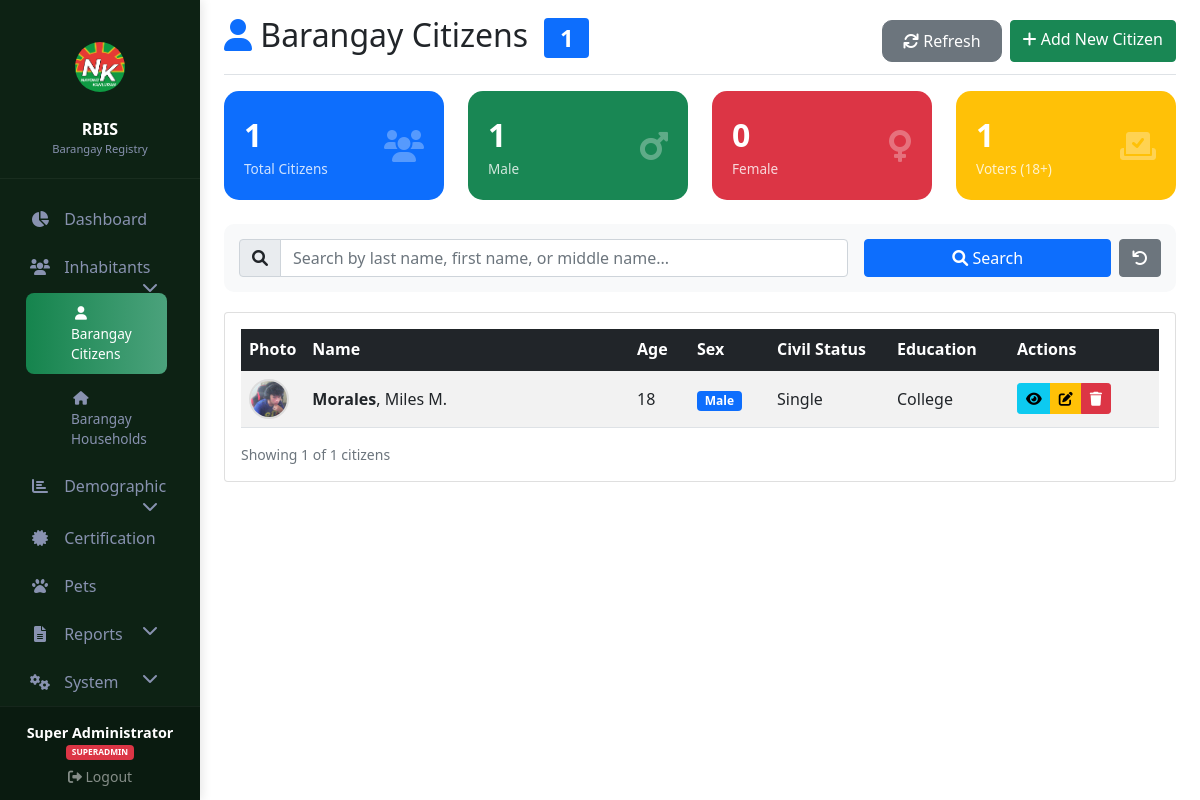
Before: /inhabitants/citizens/index.php (signed in) with the older database file.
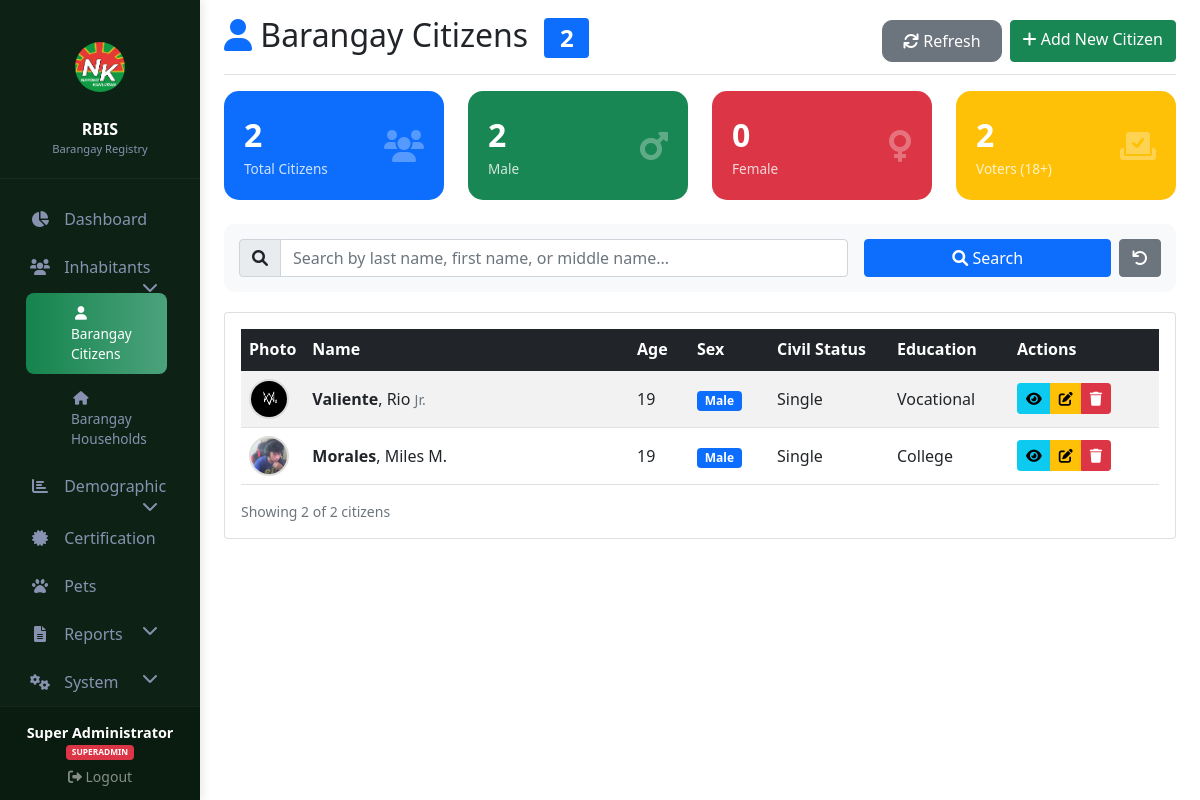
After: the same page with the newer database file.
### tables this page shows
CREATE TABLE `individual_records` (
  `id` int(11) NOT NULL,
  `last_name` varchar(50) NOT NULL,
  `first_name` varchar(50) NOT NULL,
  `middle_name` varchar(50) DEFAULT NULL,
  `ext_name` varchar(10) DEFAULT NULL,
  `place_of_birth` varchar(100) DEFAULT NULL,
  `date_of_birth` date DEFAULT NULL,
  `age` int(11) DEFAULT NULL,
  `sex` enum('Male','Female','Other') NOT NULL,
  `civil_status` enum('Single','Married','Widowed','Divorced','Separated') NOT NULL,
  `highest_education` enum('Elementary','High School','Vocational','College','Post Graduate','Doctorate') DEFAULT NULL,
  `profile_picture` varchar(255) DEFAULT NULL,
  `created_by` int(11) DEFAULT NULL,
  `created_at` timestamp NOT NULL DEFAULT current_timestamp(),
  `updated_at` timestamp NOT NULL DEFAULT current_timestamp() ON UPDATE current_timestamp(),
  `educational_status` varchar(50) DEFAULT NULL,
  `philsys_number` varchar(50) DEFAULT NULL,
  `email` varchar(100) DEFAULT NULL,
  `mobile_number` varchar(20) DEFAULT NULL,
  `telephone_number` varchar(20) DEFAULT NULL,
  `region` varchar(100) DEFAULT NULL,
  `province` varchar(100) DEFAULT NULL,
  `city_municipality` varchar(100) DEFAULT NULL,
  `barangay_address` varchar(100) DEFAULT NULL,
  `house_address` varchar(100) DEFAULT NULL,
  `street` varchar(100) DEFAULT NULL,
  `subdivision` varchar(100) DEFAULT NULL,
  `zip_code` varchar(10) DEFAULT NULL,
  `blood_type` varchar(10) DEFAULT NULL,
  `weight` decimal(5,2) DEFAULT NULL,
  `height` varchar(50) DEFAULT NULL,
  `citizenship` varchar(50) DEFAULT NULL,
  `registered_voter` tinyint(1) DEFAULT 0,
  `voter_not_resident` tinyint(1) DEFAULT 0,
  `ethnicity` varchar(50) DEFAULT NULL,
  `position_in_household` varchar(50) DEFAULT NULL,
  `mother_maiden_name` varchar(100) DEFAULT NULL,
  `has_pet` tinyint(1) DEFAULT 0,
  `sectors` text DEFAULT NULL,
  `sector_other` varchar(100) DEFAULT NULL,
  `profession` varchar(100) DEFAULT NULL
);

### config.php (called while the page is built, shortened)
<?php
function hasPermission($module, $action = 'view') {
    $user_role = $_SESSION['role'] ?? 'enumerator';
    $permissions = [
        'superadmin' => [
            'dashboard' => ['view'],
            'inhabitants' => ['view', 'add', 'edit', 'delete'],
            'demographic' => ['view'],
            'certification' => ['view', 'add', 'edit', 'delete'],
            'extras' => ['view', 'add', 'edit', 'delete'],
            'reports' => ['view', 'generate'],
            'system' => ['view', 'manage', 'sql_execute']
        ],
        'admin' => [
            'dashboard' => ['view'],
            'inhabitants' => ['view', 'add', 'edit', 'delete'],
            'demographic' => ['view'],
            'certification' => ['view', 'add', 'edit', 'delete'],
            'extras' => ['view', 'add', 'edit', 'delete'],
            'reports' => ['view', 'generate'],
            'system' => ['view_users']
        ],
        'editor' => [
            'dashboard' => ['view'],
            'inhabitants' => ['view', 'add', 'edit', 'delete'],
            'demographic' => ['view', 'add', 'edit', 'delete'],
            'certification' => ['view', 'add', 'edit', 'delete'],
            'extras' => ['view', 'add', 'edit', 'delete'],
            'reports' => ['view', 'generate']
        ],
        'enumerator' => [
            'dashboard' => ['view'],
            'inhabitants' => ['view', 'add', 'edit'],
            'demographic' => ['view'],
            'certification' => ['view', 'add']
        ]
    ];
    return isset($permissions[$user_role][$module]) &&
           in_array($action, $permissions[$user_role][$module]);
}
?>

### inhabitants/citizens/index.php (the view, shortened to what the changed rows need)
<?php
require_once '../../config.php';
$pdo = getDB();
$search = isset($_GET['search']) ? trim($_GET['search']) : '';
$page = isset($_GET['page']) ? (int)$_GET['page'] : 1;
$limit = 20;
$offset = ($page - 1) * $limit;
if (!empty($search)) {
    $count_stmt = $pdo->prepare("SELECT COUNT(*) FROM individual_records WHERE last_name LIKE ? OR first_name LIKE ? OR middle_name LIKE ?");
    $search_param = "%$search%";
    $count_stmt->execute([$search_param, $search_param, $search_param]);
    $total = $count_stmt->fetchColumn();
    $stmt = $pdo->prepare("SELECT * FROM individual_records WHERE last_name LIKE ? OR first_name LIKE ? OR middle_name LIKE ? ORDER BY created_at DESC LIMIT $limit OFFSET $offset");
    $stmt->execute([$search_param, $search_param, $search_param]);
    $citizens = $stmt->fetchAll();
} else {
    $total = $pdo->query("SELECT COUNT(*) FROM individual_records")->fetchColumn();
    $stmt = $pdo->query("SELECT * FROM individual_records ORDER BY created_at DESC LIMIT $limit OFFSET $offset");
    $citizens = $stmt->fetchAll();
}
?>
<!DOCTYPE html>
<html lang="en">
<head>
    <link href="https://cdn.jsdelivr.net/npm/bootstrap@5.1.3/dist/css/bootstrap.min.css" rel="stylesheet">
    <link rel="stylesheet" href="https://cdnjs.cloudflare.com/ajax/libs/font-awesome/6.0.0/css/all.min.css">
</head>
<body>
    <div class="container-fluid">
        <div class="row">
            <main class="col-md-10 ms-sm-auto px-md-4 main-content">
                <div class="d-flex justify-content-between flex-wrap flex-md-nowrap align-items-center pt-3 pb-2 mb-3 border-bottom">
                    <h1 class="h2">
                        <i class="fas fa-user text-primary"></i> Barangay Citizens
                        <span class="badge bg-primary ms-2"><?= number_format($total) ?></span>
                    </h1>
                </div>
                <div class="row mb-4">
                    <div class="col-md-3">
                        <div class="stat-card bg-primary text-white">
                            <div class="d-flex justify-content-between align-items-center">
                                <div>
                                    <div class="stat-number"><?= number_format($total) ?></div>
                                    <div class="stat-label">Total Citizens</div>
                                </div>
                            </div>
                        </div>
                    </div>
                    <div class="col-md-3">
                        <div class="stat-card bg-success text-white">
                            <div class="d-flex justify-content-between align-items-center">
                                <div>
                                    <div class="stat-number">
                                        <?= $pdo->query("SELECT COUNT(*) FROM individual_records WHERE sex = 'Male'")->fetchColumn() ?>
                                    </div>
                                    <div class="stat-label">Male</div>
                                </div>
                            </div>
                        </div>
                    </div>
                    <div class="col-md-3">
                        <div class="stat-card bg-warning text-white">
                            <div class="d-flex justify-content-between align-items-center">
                                <div>
                                    <div class="stat-number">
                                        <?= $pdo->query("SELECT COUNT(*) FROM individual_records WHERE age >= 18")->fetchColumn() ?>
                                    </div>
                                    <div class="stat-label">Voters (18+)</div>
                                </div>
                            </div>
                        </div>
                    </div>
                </div>
                <div class="card">
                    <div class="card-body">
                        <?php if (count($citizens) > 0): ?>
                            <div class="table-responsive">
                                <table class="table table-hover table-striped">
                                    <thead class="table-dark">
                                        <tr>
                                            <th style="width: 50px;">Photo</th>
                                            <th>Name</th>
                                            <th style="width: 60px;">Age</th>
                                            <th style="width: 80px;">Sex</th>
                                            <th style="width: 120px;">Civil Status</th>
                                            <th style="width: 120px;">Education</th>
                                            <th style="width: 150px;">Actions</th>
                                        </tr>
                                    </thead>
                                    <tbody>
                                        <?php foreach ($citizens as $citizen): ?>
                                            <tr>
                                                <td>
                                                    <?php if ($citizen['profile_picture']): ?>
                                                        <img src="../../uploads/<?= $citizen['profile_picture'] ?>" class="profile-preview-sm" alt="Profile">
                                                    <?php else: ?>
                                                        <img src="../../assets/images/default-avatar.png" class="profile-preview-sm" alt="Default">
                                                    <?php endif; ?>
                                                </td>
                                                <td>
                                                    <strong><?= htmlspecialchars($citizen['last_name']) ?></strong>,
                                                    <?= htmlspecialchars($citizen['first_name']) ?>
                                                    <?php if ($citizen['middle_name']): ?>
                                                        <?= htmlspecialchars($citizen['middle_name'][0]) ?>.
                                                    <?php endif; ?>
                                                    <?php if ($citizen['ext_name']): ?>
                                                        <small class="text-muted"><?= htmlspecialchars($citizen['ext_name']) ?></small>
                                                    <?php endif; ?>
                                                </td>
                                                <td><?= $citizen['age'] ?? 'N/A' ?></td>
                                                <td>
                                                    <span class="badge bg-<?= $citizen['sex'] == 'Male' ? 'primary' : ($citizen['sex'] == 'Female' ? 'danger' : 'secondary') ?>">
                                                        <?= $citizen['sex'] ?>
                                                    </span>
                                                </td>
                                                <td><?= $citizen['civil_status'] ?></td>
                                                <td><?= $citizen['highest_education'] ?: 'N/A' ?></td>
                                                <td>
                                                    <div class="btn-group btn-group-sm">
                                                        <a href="view.php?id=<?= $citizen['id'] ?>" class="btn btn-info" title="View">
                                                            <i class="fas fa-eye"></i>
                                                        </a>
                                                        <?php if (hasPermission('inhabitants', 'edit')): ?>
                                                            <a href="edit.php?id=<?= $citizen['id'] ?>" class="btn btn-warning" title="Edit">
                                                                <i class="fas fa-edit"></i>
                                                            </a>
                                                        <?php endif; ?>
                                                        <?php if (hasPermission('inhabitants', 'delete')): ?>
                                                            <button onclick="deleteRecord(<?= $citizen['id'] ?>)" class="btn btn-danger" title="Delete">
                                                                <i class="fas fa-trash"></i>
                                                            </button>
                                                        <?php endif; ?>
                                                    </div>
                                                </td>
                                            </tr>
                                        <?php endforeach; ?>
                                    </tbody>
                                </table>
                            </div>
                            <div class="text-muted small">
                                Showing <?= count($citizens) ?> of <?= number_format($total) ?> citizens
                            </div>
                        <?php endif; ?>
                    </div>
                </div>
            </main>
        </div>
    </div>
</body>
</html>

Changed rows visible on the page:
added individual_records: profile_picture (picture), last_name "Valiente", first_name "Rio", ext_name "Jr.", age "19", sex "Male", civil_status "Single", highest_education "Vocational"
changed individual_records "Morales": age "18" → "19"
Other visible differences:
$total: "1" → "2"
count($citizens): "1" → "2"
text no longer shown: "1 1"
text now shown: "2 2"
